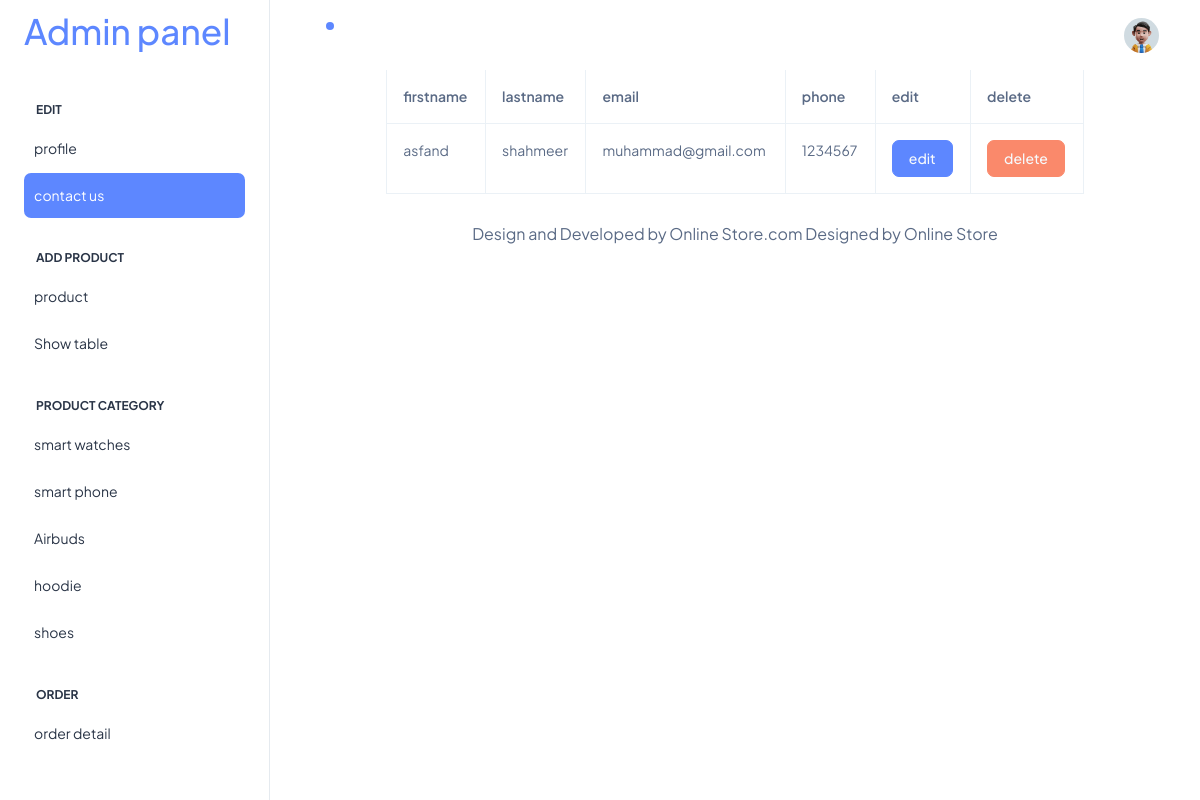
The page /addmin/contactus_table.php on the database its author committed.
### tables this page shows
CREATE TABLE `contact_us` (
  `id` int(11) NOT NULL,
  `firstname` varchar(200) DEFAULT NULL,
  `lastname` varchar(200) DEFAULT NULL,
  `email` varchar(200) DEFAULT NULL,
  `phone` varchar(100) DEFAULT NULL
);

### addmin/contactus_table.php (the view)
<?php
include("header.php");
include("config.php");
$query = "SELECT * FROM contact_us";
$result = mysqli_query($conn,$query);
?>
    <table class = "table table-bordered p-2 w-75 mx-auto mt-5 table-hover ">
        <thead>
            <tr>
                <br>
                <th>firstname</th>
                <th>lastname</th>
                <th>email</th>
                <th>phone</th>
                <th>edit</th>
                <th>delete</th>
            </tr>
        </thead>
        <tbody>
            <?php
            while($data = mysqli_fetch_assoc($result)){
                ?>
                <tr >
                <td><?php echo $data ["firstname"]; ?></td>
                <td><?php echo $data ["lastname"]; ?></td>
                <td><?php echo $data ["email"]; ?></td>
                <td><?php echo $data ["phone"]; ?></td>
                <td><button class="btn btn-primary "><a class="text-light"  onclick="return confirm('are you sure data edit')" href="edit_contactus.php?id=<?php echo $data["id"]; ?>" >edit</a></button></td>
                <td><button class="btn btn-danger "><a class="text-light"  onclick="return confirm('are you sure data delete')" href="contactus_delete.php?id=<?php echo $data["id"]; ?>" >delete</a></button></td>
                </tr>
                <?php
            }
            ?>
        </tbody>
    </table>
</body>
<?php
include("footer.php");
?>
</html>

### rows shown on the page
contact_us: firstname "asfand", lastname "shahmeer", email "muhammad@gmail.com", phone "1234567"
